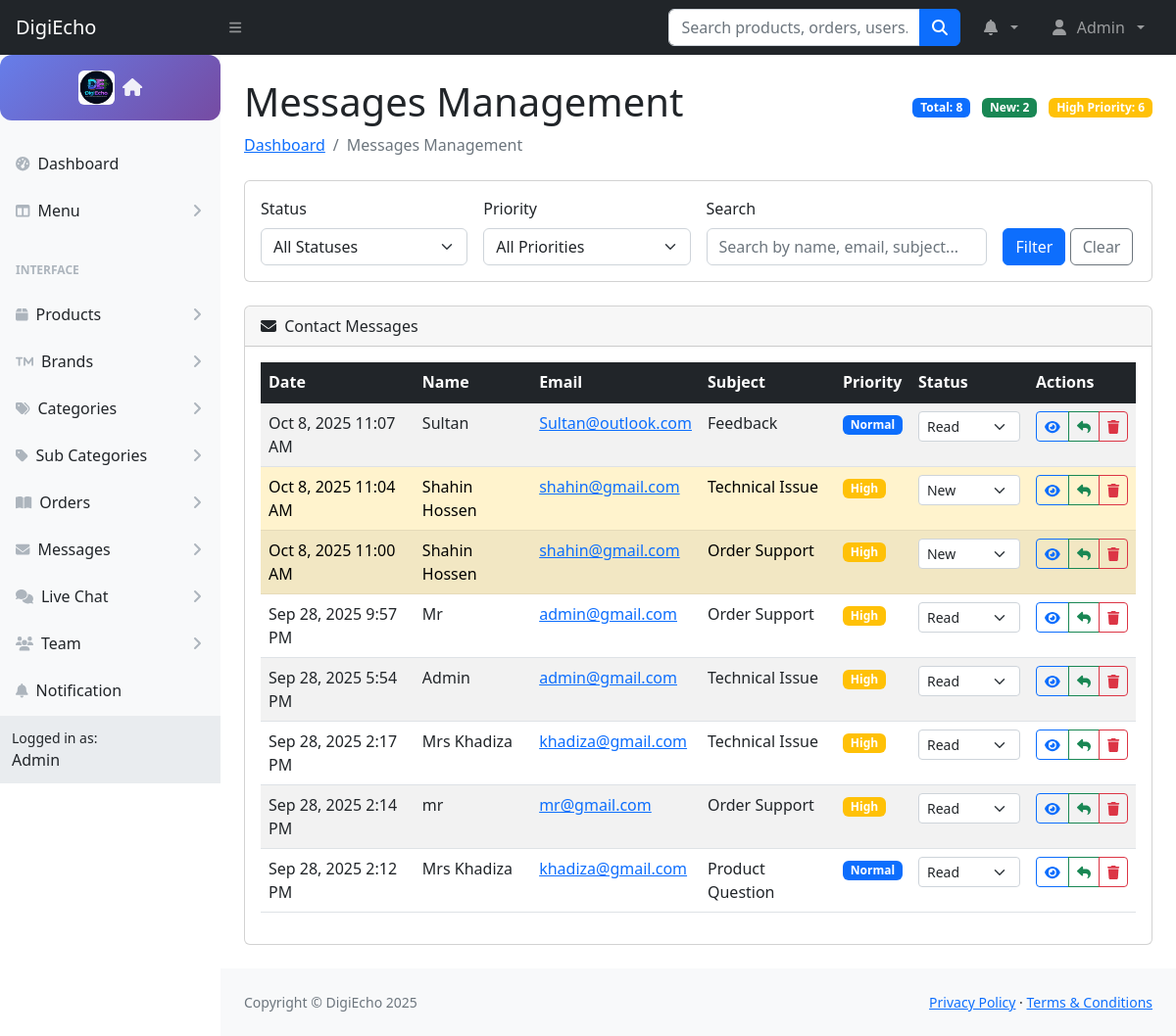
The page /admin/messages-all.php (signed in) on the database its author committed.
### tables this page shows
CREATE TABLE `contact_messages` (
  `id` int(11) NOT NULL,
  `name` varchar(255) NOT NULL,
  `email` varchar(255) NOT NULL,
  `subject` varchar(255) NOT NULL,
  `message` text NOT NULL,
  `phone` varchar(20) DEFAULT NULL,
  `ip_address` varchar(45) DEFAULT NULL,
  `user_agent` text DEFAULT NULL,
  `status` enum('new','read','replied','archived') NOT NULL DEFAULT 'new',
  `priority` enum('low','normal','high','urgent') NOT NULL DEFAULT 'normal',
  `admin_notes` text DEFAULT NULL,
  `replied_at` datetime DEFAULT NULL,
  `replied_by` int(11) DEFAULT NULL,
  `created_at` datetime NOT NULL DEFAULT current_timestamp(),
  `updated_at` datetime NOT NULL DEFAULT current_timestamp() ON UPDATE current_timestamp()
);

### admin/messages-all.php (the view, shortened to what this page needs)
<?php
try {
    $pdo = new PDO("mysql:host=" . settings()['hostname'] . ";dbname=" . settings()['database'], settings()['user'], settings()['password']);
    $pdo->setAttribute(PDO::ATTR_ERRMODE, PDO::ERRMODE_EXCEPTION);
} catch(PDOException $e) {
    die("Connection failed: " . $e->getMessage());
}
$search = $_GET['search'] ?? '';
$where_conditions = [];
$params = [];
$where_clause = $where_conditions ? "WHERE " . implode(" AND ", $where_conditions) : "";
try {
    $stmt = $pdo->prepare("SELECT * FROM contact_messages $where_clause ORDER BY created_at DESC");
    $stmt->execute($params);
    $messages = $stmt->fetchAll(PDO::FETCH_ASSOC);
    $stmt = $pdo->query("SELECT
        COUNT(*) as total,
        SUM(CASE WHEN status = 'new' THEN 1 ELSE 0 END) as new_count,
        SUM(CASE WHEN status = 'read' THEN 1 ELSE 0 END) as read_count,
        SUM(CASE WHEN status = 'replied' THEN 1 ELSE 0 END) as replied_count,
        SUM(CASE WHEN priority = 'high' OR priority = 'urgent' THEN 1 ELSE 0 END) as high_priority_count
        FROM contact_messages");
    $stats = $stmt->fetch(PDO::FETCH_ASSOC);
} catch(PDOException $e) {
    $error_message = "Error fetching messages: " . $e->getMessage();
    $messages = [];
    $stats = ['total' => 0, 'new_count' => 0, 'read_count' => 0, 'replied_count' => 0, 'high_priority_count' => 0];
}
?>
<?php require __DIR__ . '/components/header.php'; ?>
<link href="https://cdn.datatables.net/v/bs5/dt-2.3.2/datatables.min.css" rel="stylesheet">
<body class="sb-nav-fixed">
    <?php require __DIR__ . '/components/navbar.php'; ?>
    <div id="layoutSidenav">
        <?php require __DIR__ . '/components/sidebar.php'; ?>
        <div id="layoutSidenav_content">
            <main>
                <div class="container-fluid px-4">
                    <div class="d-flex justify-content-between align-items-center">
                        <h1 class="mt-4">Messages Management</h1>
                        <div class="mt-4">
                            <span class="badge bg-primary me-2">Total: <?= $stats['total'] ?></span>
                            <span class="badge bg-success me-2">New: <?= $stats['new_count'] ?></span>
                            <span class="badge bg-warning">High Priority: <?= $stats['high_priority_count'] ?></span>
                        </div>
                    </div>
                    <ol class="breadcrumb mb-4">
                        <li class="breadcrumb-item"><a href="index.php">Dashboard</a></li>
                        <li class="breadcrumb-item active">Messages Management</li>
                    </ol>
                    <div class="card mb-4">
                        <div class="card-body">
                            <form method="GET" class="row g-3">
                                <div class="col-md-3">
                                    <label for="status" class="form-label">Status</label>
                                    <select class="form-select" name="status" id="status">
                                        <option value="">All Statuses</option>
                                    </select>
                                </div>
                                <div class="col-md-3">
                                    <label for="priority" class="form-label">Priority</label>
                                    <select class="form-select" name="priority" id="priority">
                                        <option value="">All Priorities</option>
                                    </select>
                                </div>
                                <div class="col-md-4">
                                    <label for="search" class="form-label">Search</label>
                                    <input type="text" class="form-control" name="search" id="search"
                                           value="<?= htmlspecialchars($search) ?>"
                                           placeholder="Search by name, email, subject...">
                                </div>
                                <div class="col-md-2">
                                    <label class="form-label">&nbsp;</label>
                                    <div>
                                        <button type="submit" class="btn btn-primary">Filter</button>
                                        <a href="messages-all.php" class="btn btn-outline-secondary">Clear</a>
                                    </div>
                                </div>
                            </form>
                        </div>
                    </div>
                    <div class="card mb-4">
                        <div class="card-header">
                            <i class="fas fa-envelope me-1"></i>
                            Contact Messages
                        </div>
                        <div class="card-body">
                            <div class="table-responsive">
                                <table class="table table-striped table-hover" id="messagesTable">
                                    <thead class="table-dark">
                                        <tr>
                                            <th>Date</th>
                                            <th>Name</th>
                                            <th>Email</th>
                                            <th>Subject</th>
                                            <th>Priority</th>
                                            <th>Status</th>
                                            <th>Actions</th>
                                        </tr>
                                    </thead>
                                    <tbody>
                                        <?php foreach ($messages as $message): ?>
                                        <tr class="<?= $message['status'] === 'new' ? 'table-warning' : '' ?>">
                                            <td><?= date('M j, Y g:i A', strtotime($message['created_at'])) ?></td>
                                            <td><?= htmlspecialchars($message['name']) ?></td>
                                            <td>
                                                <a href="mailto:<?= htmlspecialchars($message['email']) ?>">
                                                    <?= htmlspecialchars($message['email']) ?>
                                                </a>
                                            </td>
                                            <td><?= htmlspecialchars($message['subject']) ?></td>
                                            <td>
                                                <span class="badge bg-<?=
                                                    $message['priority'] === 'urgent' ? 'danger' :
                                                    ($message['priority'] === 'high' ? 'warning' :
                                                    ($message['priority'] === 'low' ? 'secondary' : 'primary'))
                                                ?>">
                                                    <?= ucfirst($message['priority']) ?>
                                                </span>
                                            </td>
                                            <td>
                                                <form method="POST" style="display: inline;">
                                                    <select name="status" class="form-select form-select-sm"
                                                            onchange="this.form.submit()" style="width: auto;">
                                                        <option value="new" <?= $message['status'] === 'new' ? 'selected' : '' ?>>New</option>
                                                        <option value="read" <?= $message['status'] === 'read' ? 'selected' : '' ?>>Read</option>
                                                    </select>
                                                </form>
                                            </td>
                                            <td>
                                                <div class="btn-group" role="group">
                                                    <button type="button"
                                                            class="btn btn-sm btn-outline-primary"
                                                            onclick="viewMessage(<?= $message['id'] ?>)"
                                                            title="View">
                                                        <i class="fas fa-eye"></i>
                                                    </button>
                                                    <a href="mailto:<?= htmlspecialchars($message['email']) ?>?subject=Re: <?= urlencode($message['subject']) ?>"
                                                       class="btn btn-sm btn-outline-success"
                                                       title="Reply">
                                                        <i class="fas fa-reply"></i>
                                                    </a>
                                                    <button type="button"
                                                            class="btn btn-sm btn-outline-danger"
                                                            onclick="confirmDelete(<?= $message['id'] ?>, '<?= htmlspecialchars($message['name']) ?>')"
                                                            title="Delete">
                                                        <i class="fas fa-trash"></i>
                                                    </button>
                                                </div>
                                            </td>
                                        </tr>
                                        <?php endforeach; ?>
                                    </tbody>
                                </table>
                            </div>
                        </div>
                    </div>
                </div>
            </main>
            <?php require __DIR__ . '/components/footer.php'; ?>
        </div>
    </div>
</body>
</html>

### rows shown on the page
contact_messages: created_at "Oct 8, 2025 11:07 AM", name "Sultan", email "Sultan@outlook.com", subject "Feedback", priority "Normal", status "Read"
contact_messages: created_at "Oct 8, 2025 11:04 AM", name "Shahin Hossen", email "shahin@gmail.com", subject "Technical Issue", priority "High", status "New"
contact_messages: created_at "Oct 8, 2025 11:00 AM", name "Shahin Hossen", email "shahin@gmail.com", subject "Order Support", priority "High", status "New"
contact_messages: created_at "Sep 28, 2025 9:57 PM", name "Mr", email "admin@gmail.com", subject "Order Support", priority "High", status "Read"
contact_messages: created_at "Sep 28, 2025 5:54 PM", name "Admin", email "admin@gmail.com", subject "Technical Issue", priority "High", status "Read"
contact_messages: created_at "Sep 28, 2025 2:17 PM", name "Mrs Khadiza", email "khadiza@gmail.com", subject "Technical Issue", priority "High", status "Read"
contact_messages: created_at "Sep 28, 2025 2:14 PM", name "mr", email "mr@gmail.com", subject "Order Support", priority "High", status "Read"
contact_messages: created_at "Sep 28, 2025 2:12 PM", name "Mrs Khadiza", email "khadiza@gmail.com", subject "Product Question", priority "Normal", status "Read"

### other values the page prints
settings()['companyname'] "DigiEcho"
$_SESSION['username'] "Admin"
$stats['total'] "8"
$stats['new_count'] "2"
$stats['high_priority_count'] "6"
